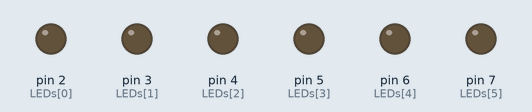
Simulated run of this sketch. Board: Arduino Uno, built with avr-gcc and run on an emulated ATmega328P. Parts: output pins drawn as LEDs (lit = HIGH).

Above: at 0.2 s.
At 0.7 s:
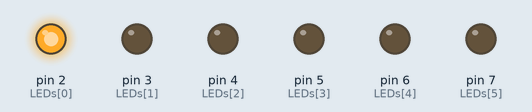
At 1.2 s:
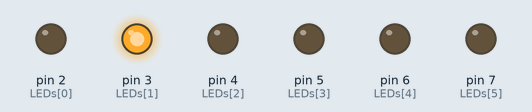
At 2.7 s:
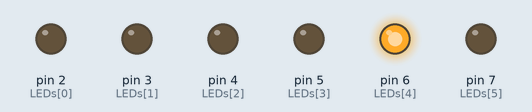
At 4.7 s:
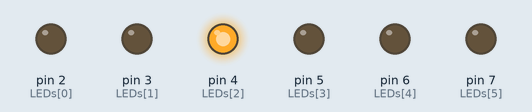
At 6.2 s:
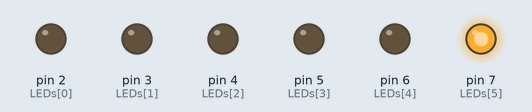
Timing chart, 0 to 6.9 s (numbered marks = the images above):
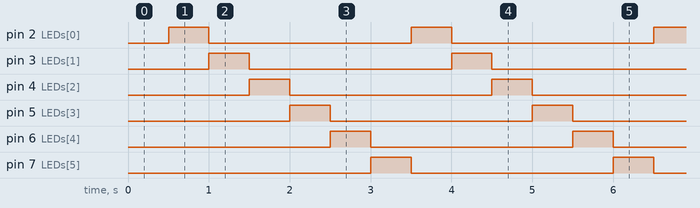

The sketch:

led-cascade-effect.ino
```cpp
int LEDs[] = {2, 3, 4, 5, 6, 7};
const int quantidadeLEDs = 6;

unsigned long tempoAnterior = 0;
const unsigned long intervalo = 500;

int LEDatual = 0;

void setup() {
  for (int i = 0; i < quantidadeLEDs; i++) {
    pinMode(LEDs[i], OUTPUT);
    digitalWrite(LEDs[i], LOW);
  }
}

void loop() {
  unsigned long tempoAtual = millis();

  if (tempoAtual - tempoAnterior >= intervalo) {
    tempoAnterior = tempoAtual;

    for (int i = 0; i < quantidadeLEDs; i++) {
      digitalWrite(LEDs[i], LOW);
    }

    digitalWrite(LEDs[LEDatual], HIGH);

    LEDatual++;

    if (LEDatual >= quantidadeLEDs) {
      LEDatual = 0;
    }
  }
}
```

Measured:
- by itself, pin 2 (LEDs[0]), pin 3 (LEDs[1]), pin 4 (LEDs[2]), pin 5 (LEDs[3]), pin 6 (LEDs[4]), pin 7 (LEDs[5]): alternates HIGH for 0.50 s and LOW for 2.5 s
- by itself, everything shown: repeats every 3.0 s, in 6 steps
